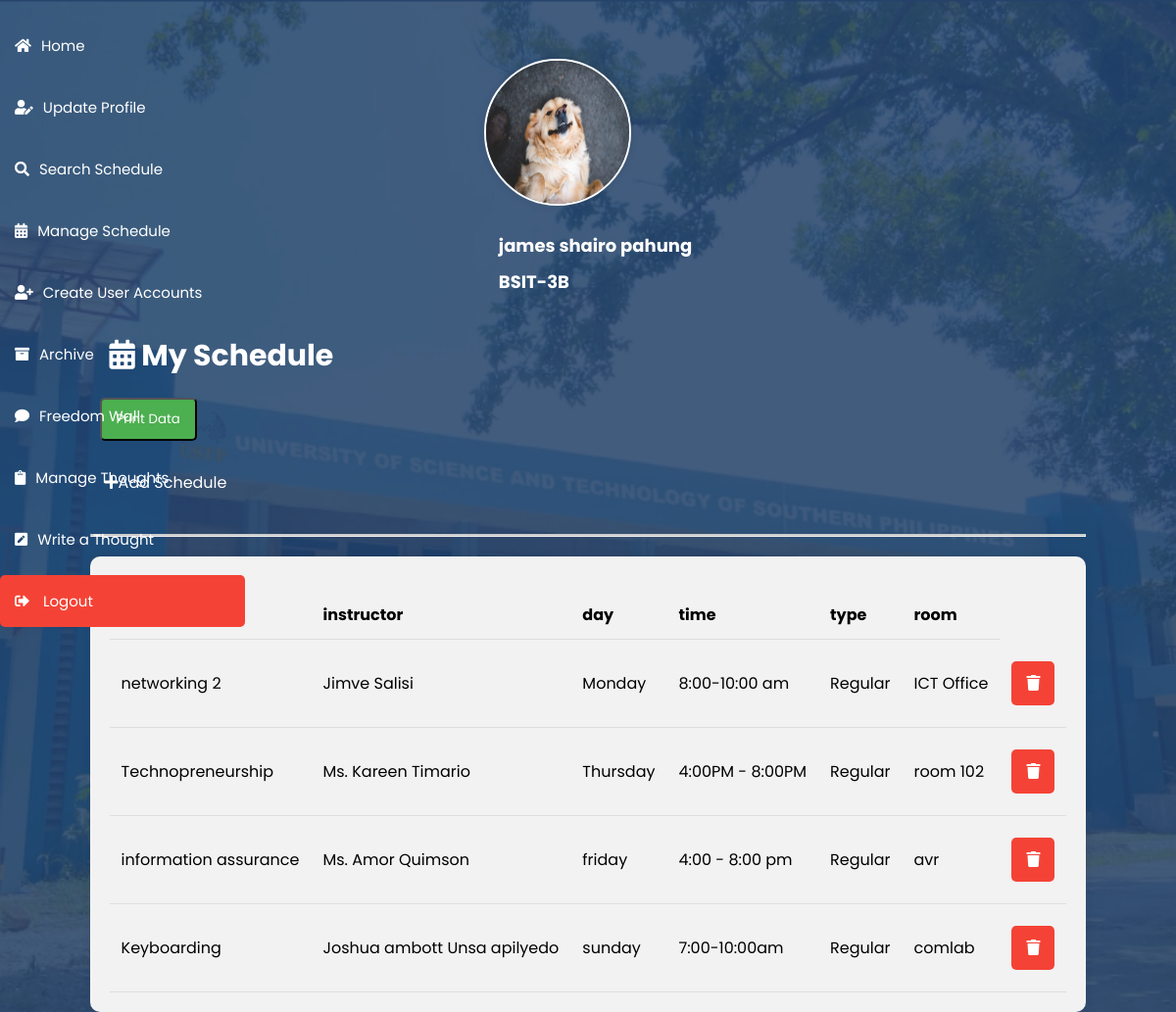
The app's page /home.php (signed in) with its own data.
### tables this page shows
CREATE TABLE `users` (
  `id` int(100) NOT NULL,
  `name` varchar(50) NOT NULL,
  `courseandyear` varchar(100) NOT NULL,
  `email` varchar(50) NOT NULL,
  `password` varchar(255) NOT NULL,
  `image` varchar(100) DEFAULT NULL,
  `role` varchar(20) NOT NULL DEFAULT 'user'
);

CREATE TABLE `user_sched` (
  `num` int(9) NOT NULL,
  `user_id` int(9) NOT NULL,
  `id` int(99) NOT NULL,
  `subject` varchar(99) NOT NULL,
  `instructor` varchar(99) NOT NULL,
  `day` varchar(99) NOT NULL,
  `time` varchar(99) NOT NULL,
  `type` varchar(99) NOT NULL,
  `room` varchar(99) NOT NULL
);

### home.php (the view, shortened to what this page needs)
<?php
include 'config.php';
$user_id = $_SESSION['user_id'];
$dataQuery = "SELECT * FROM user_sched WHERE user_id = '$user_id'";
$dataResult = mysqli_query($conn, $dataQuery);
$userQuery = "SELECT * FROM users WHERE id = '$user_id'";
$userResult = mysqli_query($conn, $userQuery);
$fetch = mysqli_fetch_assoc($userResult);
?>
<!DOCTYPE html>
<html lang="en">
<head>
   <link rel="stylesheet" href="https://cdnjs.cloudflare.com/ajax/libs/font-awesome/5.15.4/css/all.min.css">
<div class="sidebar">
    <a href="home.php" class="btn">
        <i class="fas fa-home"></i>
        <span class="link-name">Home</span>
    </a>
    <a href="update_profile.php" class="btn">
        <i class="fas fa-user-edit"></i>
        <span class="link-name">Update Profile</span>
    </a>
    <a href="searchschedadmin.php" class="btn">
        <i class="fas fa-search"></i>
        <span class="link-name">Search Schedule</span>
    </a>
    <a href="index.php" class="btn">
        <i class="fas fa-calendar-alt"></i>
        <span class="link-name">Manage Schedule</span>
    </a>
    <a href="register.php" class="btn">
        <i class="fas fa-user-plus"></i>
        <span class="link-name">Create User Accounts</span>
    </a>
    <a href="archive.php" class="btn">
        <i class="fas fa-archive"></i>
        <span class="link-name">Archive</span>
    </a>
    <a href="adminwallthots.php" class="btn">
      <i class="fas fa-comment"></i>
      <span class="link-name">Freedom Wall</span>
   </a>
    <a href="managethots.php" class="btn">
        <i class="fas fa-clipboard"></i>
        <span class="link-name">Manage Thoughts</span>
    </a>
    <a href="thots.php?user_id=<?php echo $user_id; ?>" class="btn">
        <i class="fas fa-pen-square"></i>
        <span class="link-name">Write a Thought</span>
    </a>
    <a href="home.php?logout=<?php echo $user_id; ?>" class="delete-btn">
        <i class="fas fa-sign-out-alt"></i>
        <span class="link-name">Logout</span>
    </a>
</div>
<body>
<div class="col-md-12">
<div class="profile-and-schedule">
   <div class="container">
      <div class="profile">
            <?php
               if ($fetch['image'] == '') {
                  echo '<img src="images/default-avatar.png">';
               } else {
                  echo '<img src="uploaded_img/'.$fetch['image'].'">';
               }
            ?>
            <h3><?php echo $fetch['name']; ?></h3>
            <h3><?php echo $fetch['courseandyear']; ?></h3>
         </div>
         <h2><i class="fas fa-calendar-alt"></i> My Schedule</h2>
      <button class="print-button" onclick="printData()">Print Data</button>
      <a href="index.php" class="btn"><i class="fas fa-plus"></i>Add Schedule</a>
<hr style="border-top: 2px solid #ccc; width: 100%; margin-top: 20px;">
      <div class="data-storage">
      <table>
         <thead>
            <tr>
               <?php
               $columnsQuery = mysqli_query($conn, "SHOW COLUMNS FROM user_sched");
               while ($column = mysqli_fetch_assoc($columnsQuery)) {
                  if ($column['Field'] != 'num' && $column['Field'] != 'user_id' && $column['Field'] != 'id') {
                     echo '<th>' . $column['Field'] . '</th>';
                  }
               }
               ?>
            </tr>
         </thead>
         <tbody>
            <?php
            while ($row = mysqli_fetch_assoc($dataResult)) {
               echo '<tr>';
               foreach ($row as $key => $value) {
                  if ($key != 'num' && $key != 'user_id' && $key != 'id') {
                     echo '<td>' . $value . '</td>';
                  }
               }
               echo '<td><a href="deletesched.php?id=' . $row['id'] . '" class="delete-btn"><i class="fas fa-trash"></i></a></td>';
               echo '</tr>';
            }
            ?>
         </tbody>
      </table>
      </div>
   </div>
</div>
</body>
</html>

### home.php (style rules this page uses)
* { margin: 0; padding: 0; box-sizing: border-box; font-family: "Poppins", sans-serif; }
body { display: flex; justify-content: center; align-items: center; min-height: 100vh; background: url(pics/ustp.png) no-repeat; background-size: cover; background-position: center; }
.sidebar { height: none; width: 250px; position: fixed; top: 0; left: 0; padding-top: none; }
.sidebar a { padding: 15px; text-decoration: none; font-size: 15px; color: WHITE; display: block; transition: 0.3s; }
.sidebar a i { margin-right: 10px; }
.btn { display: inline-block; padding: 10px 15px; margin: 10px 0; text-decoration: none; color: #fff; border-radius: 5px; transition: background-color 0.3s; }
.delete-btn { display: inline-block; padding: 10px 15px; margin: 10px 0; text-decoration: none; background-color: #f44336; color: #fff; border-radius: 5px; transition: background-color 0.3s; }
.container { display: flex; flex-direction: column; justify-content: left; margin-top: 20px; margin-left: auto; display: flex; flex-direction: column; align-items: flex-start; }
.profile { width: auto; margin: 0 auto; padding: 20px; border-radius: 10px; box-sizing: border-box; }
.profile h3 { margin-top: 10px; font-size: 18px; color: white; margin-left:15px; }
.profile img { width: 150px; height: 150px; border-radius: 50%; margin-bottom: 10px; border: 2px solid #fff; box-shadow: 0 0 10px rgba(0, 0, 0, 0.1); }
.data-storage { background-color: #f2f2f2; padding: 20px; border-radius: 10px; box-shadow: 0 0 10px rgba(0, 0, 0, 0.1); overflow-x: auto; }
.data-storage table { width: 100%; border-collapse: collapse; margin-top: 15px; }
.data-storage th, .data-storage td { padding: 12px; text-align: left; border-bottom: 1px solid #ddd; }
.data-storage th { background-color: #f2f2f2; }
.sidebar a:first-child { margin-top: 20px; }
.sidebar .btn { display: flex; align-items: center; padding: 15px; text-decoration: none; color: white; }
.profile-and-schedule { display: flex; flex-direction: column; align-items: center; justify-content: center; margin-top: 20px; }
.profile-and-schedule .profile { width: auto; margin: 0 auto; padding: 20px; border-radius: 10px; box-sizing: border-box; }
.profile-and-schedule .data-storage { background-color: #f2f2f2; padding: 20px; border-radius: 10px; box-shadow: 0 0 10px rgba(0, 0, 0, 0.1); overflow-x: auto; margin-top: 20px; }
h2 { font-size: 30px; color: white; margin-top: 20px; margin-bottom: 10px; margin-left:-550px; }
.print-button { display: inline-block; padding: 10px 15px; margin: 10px 0; text-decoration: none; background-color: #4caf50; color: #fff; border-radius: 5px; cursor: pointer; transition: background-color 0.3s; margin-left: 10px }
h2 { margin-left:20px; }

### records on screen
users: image (picture), name "james shairo pahung", courseandyear "BSIT-3B"
user_sched: subject "networking 2", instructor "Jimve Salisi", day "Monday", time "8:00-10:00 am", type "Regular", room "ICT Office"
user_sched: subject "Technopreneurship", instructor "Ms. Kareen Timario", day "Thursday", time "4:00PM - 8:00PM", type "Regular", room "room 102"
user_sched: subject "information assurance", instructor "Ms. Amor Quimson", day "friday", time "4:00 - 8:00 pm", type "Regular", room "avr"
user_sched: subject "Keyboarding", instructor "Joshua ambott Unsa apilyedo", day "sunday", time "7:00-10:00am", type "Regular", room "comlab"

### other values on screen
$column['Field'] "instructor"
$column['Field'] "day"
$column['Field'] "time"
$column['Field'] "type"
$column['Field'] "room"
